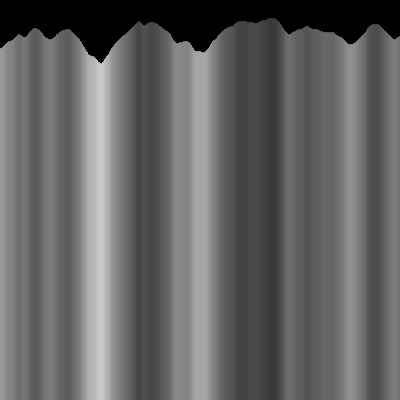
Frame 1 (no input)
Frame 60 (the mouse pressed at the canvas centre just before this capture): identical to frame 1, image omitted
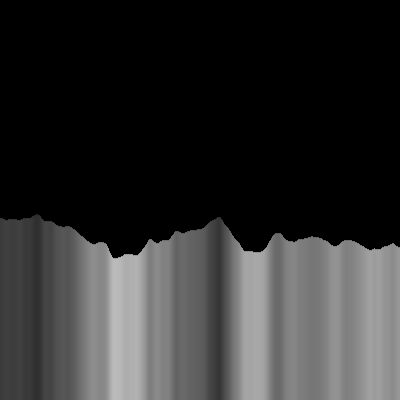
Frame 120 (the mouse held since frame 60 and released just before this capture)

The Processing sketch that drew these frames (run headless with seeded random() and noise(); from frame 60 on, the mouse is pressed at the canvas centre):

// Processing sketch: sketch_230226b
// ── sketch_230226b.pde
// example from Processing noise() documentation
// https://processing.org/reference/noise_.html

float noiseScale = 0.02;

void setup() {
  size(400, 400);
}

void draw() {
  background(0);
  for (int x=0; x < width; x++) {
    float noiseVal = noise((mouseX+x)*noiseScale, mouseY*noiseScale);
    stroke(noiseVal*255);
    line(x, mouseY+noiseVal*80, x, height);
  }
}
